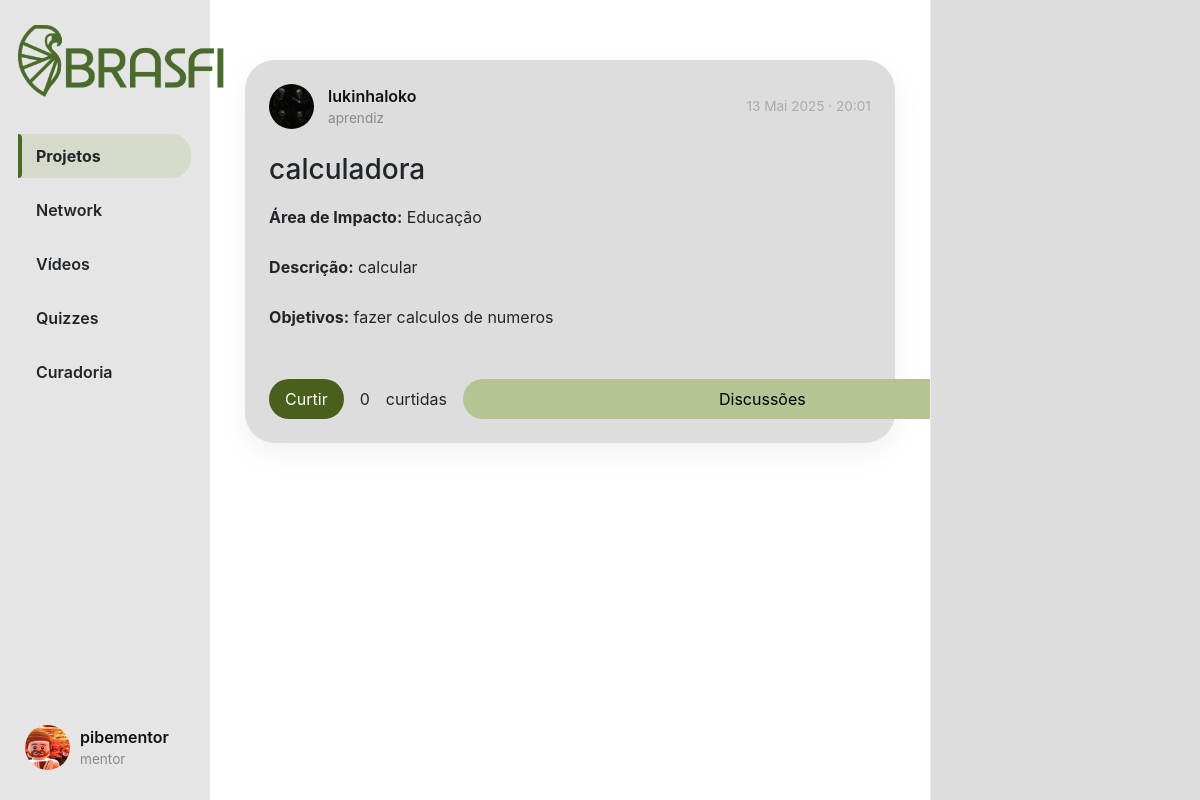
The page /projecthub/ (signed in) on the database its author committed.
### App_BRASFI/models.py (models this page shows, shortened)
class User(AbstractUser):
    TIPO_USUARIO = (
        ('mentor', 'Mentor'),
        ('aprendiz', 'Aprendiz'),
    )
    profilePic = models.ImageField(upload_to='profile_pic/', blank=True, null=True)
    userType = models.CharField(max_length=10, choices=TIPO_USUARIO, default='aprendiz')

class Projeto(models.Model):
    AREA_IMPACTO_CHOICES = [
        ("educacao", "Educação"),
        ("meio_ambiente", "Meio Ambiente"),
        ("saude", "Saúde"),
        ("tecnologia", "Tecnologia"),
        ("outros", "Outros"),
    ]
    STATUS_CHOICES = [
        ("pendente", "Pendente"),
        ("aprovado", "Aprovado"),
        ("rejeitado", "Rejeitado"),
    ]
    title = models.CharField(max_length=255)
    description = models.TextField()
    impact_area = models.CharField(max_length=30, choices=AREA_IMPACTO_CHOICES)
    objective = models.TextField()
    user = models.ForeignKey(User, on_delete=models.CASCADE, related_name="projetos")
    status = models.CharField(max_length=20, choices=STATUS_CHOICES, default="pendente")
    created_at = models.DateTimeField(default=timezone.now)
    rejection_reason = models.TextField(blank=True, null=True)

### App_BRASFI/views.py (the view)
# urls.py: path('projecthub/', views.ProjectHubView, name='projecthub'),
@login_required
def ProjectHubView(request):
    projetos = Projeto.objects.filter(status="aprovado").order_by("-created_at")
    liked_ids = set(
        Like.objects.filter(user=request.user)
                    .values_list('projeto_id', flat=True)
    )
    return render(request, "projecthub.html", {
        "page": "projecthub",
        "projetos": projetos,
        "liked_projects": liked_ids
    })

### App_BRASFI/templates/projecthub.html (shortened to what this page needs)
{% extends "layout.html" %}
{% load static %}
{% block body %}
    {% if projetos %}
    <div class="posts-view">
        {% for projeto in projetos %}
        <div class="post-card">
            <div class="post-header">
                <div class="creator-info">
                    <div class="small-profilepic"
                         style="background-image: url('/media/{{ projeto.user.profilePic }}');"></div>
                    <div>
                        <div class="username">{{ projeto.user.username }}</div>
                        <div class="user-type">{{ projeto.user.userType }}</div>
                    </div>
                </div>
                <div class="created-at">{{ projeto.created_at|date:"d M Y · H:i" }}</div>
            </div>
            <div class="post-details">
                <h3>{{ projeto.title }}</h3>
                <p><strong>Área de Impacto:</strong> {{ projeto.get_impact_area_display }}</p>
                <p><strong>Descrição:</strong> {{ projeto.description }}</p>
                <p><strong>Objetivos:</strong> {{ projeto.objective }}</p>
            </div>
            <div class="post-actions">
                <button
                    onclick="curtirProjeto({{ projeto.id }})"
                    id="like-btn-{{ projeto.id }}"
                    class="action-btn1">
                    Curtir
                </button>
                <span id="like-count-{{ projeto.id }}">{{ projeto.like_set.count }}</span> curtidas
                <button onclick="toggleForum({{ projeto.id }})" class="action-btn2">
                    Discussões
                </button>
            </div>
        </div>
        {% endfor %}
    </div>
    {% else %}
    <div class="posts-view">
        <p>Nenhum projeto aprovado encontrado.</p>
    </div>
    {% endif %}
{% endblock %}

### App_BRASFI/templates/layout.html (shortened to what this page needs)
{% load static %}
<!DOCTYPE html>
<html lang="pt-br">
    <head>
        <link rel="stylesheet" href="https://cdnjs.cloudflare.com/ajax/libs/font-awesome/6.5.0/css/all.min.css">
        <link rel="stylesheet" href="https://stackpath.bootstrapcdn.com/bootstrap/4.4.1/css/bootstrap.min.css">
        <link href="{% static 'styles/hub.css' %}" rel="stylesheet">
        <link rel="stylesheet" href="{% static 'styles/likes.css' %}">
    </head>
    <body>
        <div class="body" data-page="{{page}}">
            <div class="sidenav">
                <a href="{% url 'App_BRASFI:projecthub' %}" class="navbar-brand">
                    <img src="{% static 'img/BRASFI_nobg.png' %}" height="80px">
                </a>
                <ul class="sidenav-menu">
                    <li class="nav-item {% if page == 'projecthub' %}active{% endif %}">
                        <a href="{% url 'App_BRASFI:projecthub' %}" class="nav-link">
                            <div>Projetos</div>
                        </a>
                    </li>
                    <li class="nav-item {% if page == 'networkhub' %}active{% endif %}">
                        <a href="{% url 'App_BRASFI:networkhub' %}" class="nav-link">
                            <div>Network</div>
                        </a>
                    </li>
                    <li class="nav-item {% if request.path == '/videos' %}active{% endif %}">
                        <a href="{% url 'App_BRASFI:videos' %}" class="nav-link">
                            <div>Vídeos</div>
                        </a>
                    </li>
                    <li class="nav-item {% if request.path == '/quizzes' %}active{% endif %}">
                        <a href="{% url 'App_BRASFI:quizzes' %}" class="nav-link">
                            <div>Quizzes</div>
                        </a>
                    </li>
                    {% if user.userType == "mentor" %}
                    <li class="nav-item {% if request.path == '/curadoria' %}active{% endif %}">
                        <a href="{% url 'App_BRASFI:curadoria' %}" class="nav-link">
                            <div>Curadoria</div>
                        </a>
                    </li>
                    {% endif %}
                </ul>
                <div class="sidenav-user-wrapper">
                    <div class="user_account" onclick="toggleUserDropdown(event)">
                        <div class="small-profilepic" style="background-image: url('/media/{{ user.profilePic }}')"></div>
                        <div class="user-info">
                            <div class="username">{{ user.username }}</div>
                            <div class="user-type grey">{{ user.userType }}</div>
                        </div>
                    </div>
                </div>
            </div>
            <div class="main-div">
                <div class="left-div">
                    <div class="posts-view">
                        <div class="main-div-content">
                            {% block body %}
                            {% endblock %}
                        </div>
                    </div>
                </div>
            </div>
            <div class="right-div">
                <div class='right-div-content'>
                </div>
            </div>
        </div>
    </body>
</html>

### App_BRASFI/static/styles/hub.css (style rules this page uses)
.body { display: flex; min-height: 100%; font-family: Inter, sans-serif; }
.username { font-size: 1rem; font-weight: 600; color: #111; }
.user-type, .grey { font-size: 0.8rem; color: #657786; }
.sidenav { position: fixed; left: 0%; width: 17.5%; height: 100%; background-color: #E5E5E5; padding: 20px 1.5% 0 1.5%; border-right: 1px solid #e6ecf0; z-index: 100; display: flex; flex-direction: column; }
.sidenav-menu { list-style: none; padding: 0; margin: 3vh 0; }
.sidenav-menu .nav-item { margin-bottom: 10px; position: relative; }
.sidenav-menu .nav-link { display: flex; align-items: center; font-size: 1rem; font-weight: 600; text-decoration: none; color: #212529; padding: 10px 18px; border-radius: 20px; transition: background-color 0.3s ease, color 0.3s ease, transform 0.3s ease; position: relative; overflow: hidden; }
.sidenav-menu .nav-link > div { display: flex; align-items: center; }
.sidenav-menu .nav-link::before { content: ''; position: absolute; height: 100%; width: 4px; background-color: #496A24; left: 0; top: 0; opacity: 0; transition: 0.3s ease; border-radius: 0 5px 5px 0; }
.sidenav-menu .nav-item.active .nav-link { background-color: #B6C39250; border-bottom-left-radius: 0px; border-top-left-radius: 0px; font-weight: 700; }
.sidenav-menu .nav-item.active .nav-link::before { opacity: 1; }
.sidenav-user-wrapper { position: absolute; bottom: 20px; left: 0; width: 100%; padding: 0 15px; backdrop-filter: blur(6px); border-radius: 20px 20px 0 0; }
.user_account { display: flex; align-items: center; padding: 10px; border-radius: 999px; transition: background-color 0.3s ease; cursor: pointer; }
.user-info { display: flex; margin-left: 10px; flex-direction: column; justify-content: center; }
.small-profilepic { width: 45px; height: 45px; border-radius: 50%; overflow: hidden; background-size: cover; background-repeat: no-repeat; background-position: center; box-sizing: content-box; }
.main-div { position: relative; width: 60%; left: 17.5%; min-height: 100vh; }
.left-div { position: relative; }
.right-div { width: 22.5%; right: 0%; height: 100vh; position: fixed; background-color: #DDDDDD; border-left: .5px solid #e6ecf0; }
.right-div-content { height: 92.5vh; overflow: auto; padding-left: 1.5vw; padding-right: 1.5vw; }
.posts-view { display: flex; flex-direction: column; gap: 20px; padding: 30px 2.5% 20px 2.5%; max-width: 1100px; margin: auto; }
.post-card { background: #DDDDDD; border-radius: 30px; box-shadow: 0 10px 30px rgba(0, 0, 0, 0.06); padding: 24px; display: flex; flex-direction: column; gap: 24px; transition: transform 0.3s ease, box-shadow 0.3s ease; }
.post-header { display: flex; justify-content: space-between; align-items: center; }
.creator-info { display: flex; align-items: center; gap: 14px; }
.user-type { font-size: 0.85rem; color: #888; }
.created-at { font-size: 0.85rem; color: #aaa; }
.post-details { display: flex; flex-direction: column; gap: 10px; }
.post-actions { display: flex; gap: 16px; align-items: center; margin-top: 10px; }
.action-btn1 { background-color: #48601C; color: white; border: none; border-radius: 20px; padding: 8px 16px; cursor: pointer; font-weight: 400; transition: background-color 0.3s, transform 0.2s; }
.action-btn2 { background-color: #B6C392; border: none; border-radius: 20px; padding: 8px 256px; cursor: pointer; font-weight: 400; transition: background-color 0.3s, transform 0.2s; }

### rows shown on the page
User: profilePic (picture), username "pibementor", userType "mentor"
Projeto: user.profilePic (picture), user.username "lukinhaloko", user.userType "aprendiz", created_at "13 Mai 2025 · 20:01", title "calculadora", impact_area "Educação", description "calcular", objective "fazer calculos de numeros", like_set.count "0"
